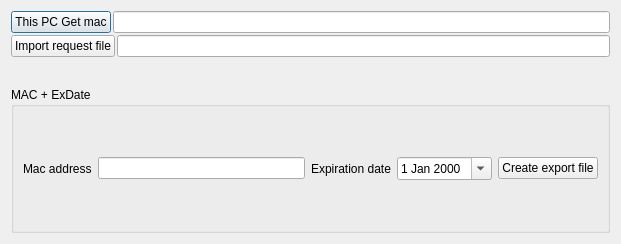
<?xml version="1.0" encoding="UTF-8"?>
<ui version="4.0">
 <class>Dialog</class>
 <widget class="QDialog" name="Dialog">
  <property name="geometry">
   <rect>
    <x>0</x>
    <y>0</y>
    <width>621</width>
    <height>244</height>
   </rect>
  </property>
  <property name="windowTitle">
   <string>Dialog</string>
  </property>
  <layout class="QVBoxLayout" name="verticalLayout_3" stretch="0,0">
   <property name="spacing">
    <number>30</number>
   </property>
   <item>
    <layout class="QVBoxLayout" name="verticalLayout_2">
     <property name="spacing">
      <number>2</number>
     </property>
     <item>
      <layout class="QHBoxLayout" name="horizontalLayout_2">
       <item>
        <widget class="QPushButton" name="pushButton_getMac">
         <property name="text">
          <string>This PC Get mac</string>
         </property>
        </widget>
       </item>
       <item>
        <widget class="QLineEdit" name="lineEdit_macAddr"/>
       </item>
      </layout>
     </item>
     <item>
      <layout class="QHBoxLayout" name="horizontalLayout_4">
       <item>
        <widget class="QPushButton" name="pushButton_import_mac">
         <property name="text">
          <string>Import request file</string>
         </property>
        </widget>
       </item>
       <item>
        <widget class="QLineEdit" name="lineEdit_import_mac"/>
       </item>
      </layout>
     </item>
    </layout>
   </item>
   <item>
    <widget class="QGroupBox" name="groupBox">
     <property name="title">
      <string>MAC + ExDate</string>
     </property>
     <layout class="QGridLayout" name="gridLayout">
      <item row="0" column="0">
       <layout class="QHBoxLayout" name="horizontalLayout_5">
        <item>
         <layout class="QHBoxLayout" name="horizontalLayout">
          <item>
           <widget class="QLabel" name="label">
            <property name="text">
             <string>Mac address</string>
            </property>
           </widget>
          </item>
          <item>
           <widget class="QLineEdit" name="lineEdit_createMacAddr"/>
          </item>
         </layout>
        </item>
        <item>
         <layout class="QHBoxLayout" name="horizontalLayout_3">
          <item>
           <widget class="QLabel" name="label_2">
            <property name="text">
             <string>Expiration date</string>
            </property>
           </widget>
          </item>
          <item>
           <widget class="QDateEdit" name="dateEdit_createDate">
            <property name="calendarPopup">
             <bool>true</bool>
            </property>
           </widget>
          </item>
         </layout>
        </item>
        <item>
         <widget class="QPushButton" name="pushButton_createKey">
          <property name="text">
           <string>Create export file</string>
          </property>
         </widget>
        </item>
       </layout>
      </item>
     </layout>
    </widget>
   </item>
  </layout>
 </widget>
 <resources/>
 <connections/>
</ui>
